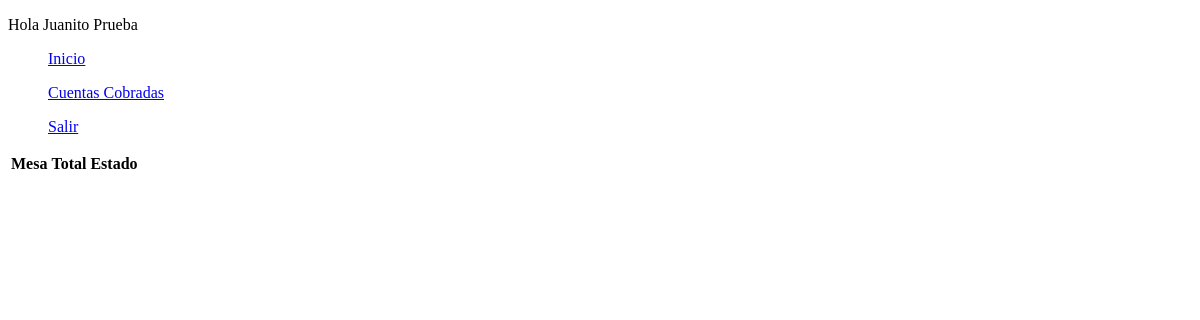
Page /admin/mesero/cobrados.php (signed in) on the earlier database version.
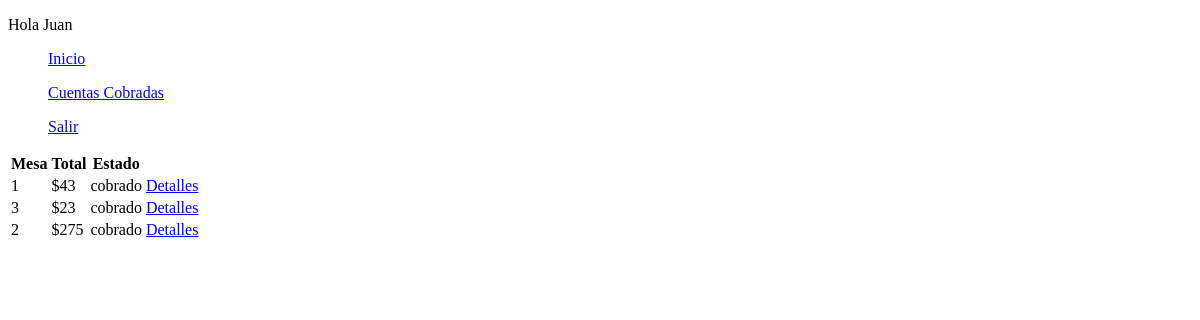
Same page on the later database version.
### tables this page shows
CREATE TABLE `ticket` (
  `folio` int(11) NOT NULL,
  `usuario` int(11) NOT NULL,
  `fecha` datetime DEFAULT NULL,
  `mesa` varchar(12) DEFAULT NULL,
  `impuesto` float DEFAULT NULL,
  `total` float DEFAULT NULL,
  `estado` varchar(10) NOT NULL,
  `fecha_salida` datetime DEFAULT NULL
);

### admin/mesero/db/funciones.php (called while the page is built, shortened)
<?php
function MesasCobradas($conn,$usuario){
    $sql="SELECT * FROM ticket WHERE usuario = '$usuario' && estado = 'cobrado'";
    $result = mysqli_query($conn, $sql);
    $data = mysqli_fetch_all ($result, MYSQLI_NUM);
    return $data;
}
?>

### admin/mesero/cobrados.php (the view, shortened to what this page needs)
<?php
include 'db/conn.php';
include 'db/funciones.php';
?>
<!DOCTYPE html>
<html lang="en">
<head>
</head>
<body>
    <nav>
        <p>Hola <?php echo $_SESSION['usuario'];?></p>
        <ul><a href="index.php">Inicio</a></ul>
        <ul><a href="#">Cuentas Cobradas</a></ul>
        <ul><a href="salir.php">Salir</a></ul>
    </nav>
    <div>
        <table>
            <thead>
            <tr>
                <th>Mesa</th>
                <th>Total</th>
                <th>Estado</th>
                <th></th>
            </tr>
            </thead>
            <tbody>
                <?php
                foreach(MesasCobradas($conn,$_SESSION['id']) as $array){
                    echo "<tr>";
                    echo "<td>" . $array[3] . "</td>";
                    echo "<td>$" . $array[5] . "</td>";
                    echo "<td>" . $array[6] . "</td>";
                    echo "<td> <a href='db/editar.php?id=$array[0]'> Detalles</a>  </td>";
                    echo "</tr>";
                }
                ?>
            </tbody>
        </table>
    </div>
</body>
</html>

Differences in the rows shown:
added ticket: mesa "1", total "43", estado "cobrado"
added ticket: mesa "3", total "23", estado "cobrado"
added ticket: mesa "2", total "275", estado "cobrado"
Other differences:
$_SESSION['usuario']: "Juanito Prueba" → "Juan"
